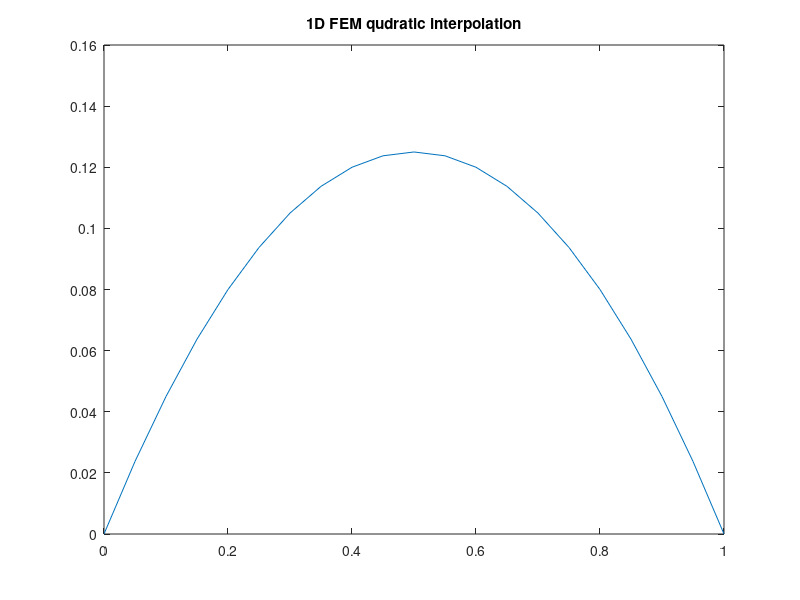

Reproduce this figure in MATLAB.
%Problem statement 
%Boundary value problem -u''=f, x(0)=x(1)=0;


%Mesh generation
x0=0;
xN=1;
N=10;
h=(xN-x0)/N;
x=x0:h:xN;
x_m=x0:h/2:xN;

%Basis function: qudratic interpolation and derivatives
phi0=@(x)2.*(x-1).*(x-1/2);
phi1=@(x)4.*x.*(1-x);
phi2=@(x)2.*x.*(x-1/2);

dphi0 = @(x)4.*x-3;
dphi1 = @(x)4-8.*x;
dphi2 = @(x)4.*x-1;
%function f
f=@(x)1;
M=2.*N+1;
A=sparse(M,M);
F=zeros(M,1);
%Contribution from a paticular element
K=sparse([7,-8,1;-8,16,-8;1,-8,7]).*(1/(3.*h));
%Assemble stiffness matrix A
for i = 1:N
    A(2.*i-1:2.*i+1,2.*i-1:2.*i+1)=...
        A(2.*i-1:2.*i+1,2.*i-1:2.*i+1)+K;
end
A = A(2:end-1,2:end-1); 
%Assemble load vector F

for i = 1:N
    f0 = @(m) f(h.*m + x(i)).*phi0(m).*h;
    f1 = @(m) f(h.*m + x(i)).*phi1(m).*h;
    f2 = @(m) f(h.*m + x(i)).*phi2(m).*h;
    b0 = integral(f0,0,1);
    b1 = integral(f1,0,1);
    b2 = integral(f2,0,1);
    F(2*i-1:2*i+1)=F(2*i-1:2*i+1)+[b0;b1;b2];
end
F=F(2:end-1);
%Solve for the linear system
U=A\F;
U=[0;U;0];
figure
plot(x_m,U)
title('1D FEM qudratic interpolation')

